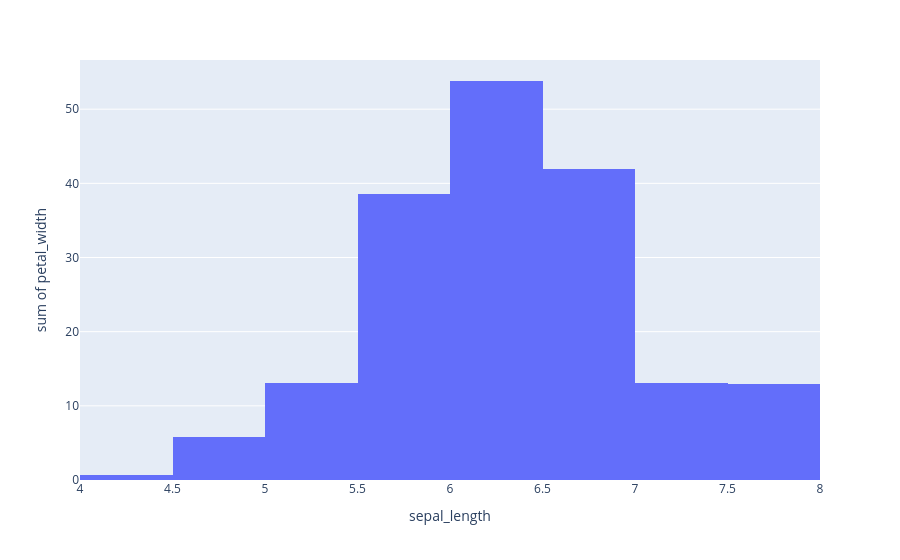

Notebook code cell kept with this figure:
### Code cell
fig = px.histogram(df, x="sepal_length", y="petal_width")

fig.show()

### Figure 1 — Plotly figure (JSON) as saved in the notebook; plotly's stock layout.template omitted (floating-point values rounded to 4 significant figures; data arrays with more than 128 entries replaced by an {"elided": "..."} marker saying what was removed)
{"data": [{"bingroup": "x", "histfunc": "sum", "hovertemplate": "sepal_length=%{x}<br>sum of petal_width=%{y}<extra></extra>", "legendgroup": "", "marker": {"color": "#636efa", "pattern": {"shape": ""}}, "name": "", "orientation": "v", "showlegend": false, "x": {"elided": "150 float values"}, "xaxis": "x", "y": {"elided": "150 float values"}, "yaxis": "y", "type": "histogram"}], "layout": {"xaxis": {"anchor": "y", "domain": [0.0, 1.0], "title": {"text": "sepal_length"}}, "yaxis": {"anchor": "x", "domain": [0.0, 1.0], "title": {"text": "sum of petal_width"}}, "legend": {"tracegroupgap": 0}, "margin": {"t": 60}, "barmode": "relative"}}
